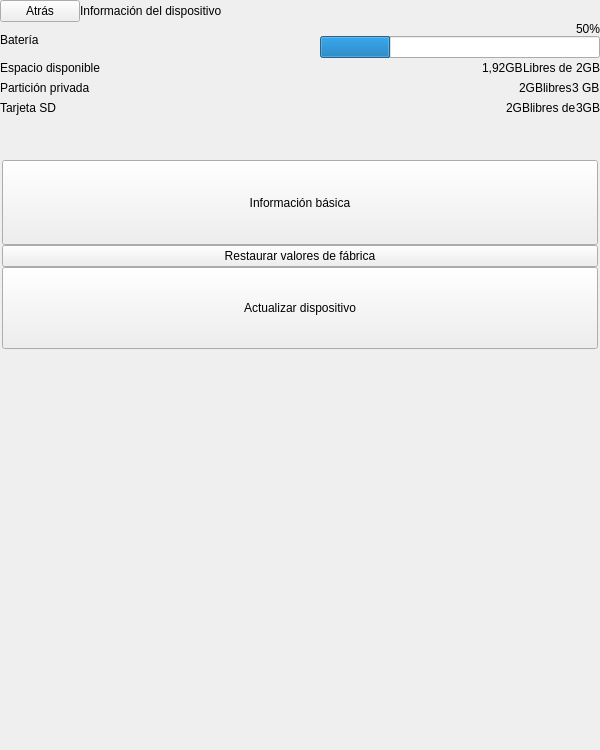
<?xml version="1.0" encoding="UTF-8"?>
<ui version="4.0">
 <class>SettingsDeviceInfo</class>
 <widget class="QWidget" name="SettingsDeviceInfo">
  <property name="geometry">
   <rect>
    <x>0</x>
    <y>0</y>
    <width>600</width>
    <height>750</height>
   </rect>
  </property>
  <property name="sizePolicy">
   <sizepolicy hsizetype="Expanding" vsizetype="Expanding">
    <horstretch>0</horstretch>
    <verstretch>0</verstretch>
   </sizepolicy>
  </property>
  <property name="minimumSize">
   <size>
    <width>600</width>
    <height>750</height>
   </size>
  </property>
  <property name="maximumSize">
   <size>
    <width>600</width>
    <height>750</height>
   </size>
  </property>
  <property name="windowTitle">
   <string>Form</string>
  </property>
  <property name="styleSheet">
   <string notr="true"/>
  </property>
  <layout class="QVBoxLayout" name="verticalLayout">
   <property name="spacing">
    <number>0</number>
   </property>
   <property name="margin">
    <number>0</number>
   </property>
   <item>
    <widget class="QWidget" name="settingsSectionHeader" native="true">
     <layout class="QHBoxLayout" name="horizontalLayout_8">
      <property name="spacing">
       <number>0</number>
      </property>
      <property name="margin">
       <number>0</number>
      </property>
      <item>
       <widget class="QPushButton" name="backBtn">
        <property name="focusPolicy">
         <enum>Qt::NoFocus</enum>
        </property>
        <property name="text">
         <string>Atrás</string>
        </property>
       </widget>
      </item>
      <item>
       <widget class="QLabel" name="sectionTitleLbl">
        <property name="minimumSize">
         <size>
          <width>0</width>
          <height>0</height>
         </size>
        </property>
        <property name="maximumSize">
         <size>
          <width>16777215</width>
          <height>10000</height>
         </size>
        </property>
        <property name="text">
         <string>Información del dispositivo</string>
        </property>
       </widget>
      </item>
      <item>
       <spacer name="horizontalSpacer">
        <property name="orientation">
         <enum>Qt::Horizontal</enum>
        </property>
        <property name="sizeHint" stdset="0">
         <size>
          <width>40</width>
          <height>20</height>
         </size>
        </property>
       </spacer>
      </item>
     </layout>
    </widget>
   </item>
   <item>
    <widget class="QFrame" name="settingsMarginTop">
     <property name="frameShape">
      <enum>QFrame::StyledPanel</enum>
     </property>
     <property name="frameShadow">
      <enum>QFrame::Raised</enum>
     </property>
    </widget>
   </item>
   <item>
    <widget class="QWidget" name="settingsCont" native="true">
     <layout class="QVBoxLayout" name="verticalLayout_3">
      <property name="spacing">
       <number>0</number>
      </property>
      <property name="margin">
       <number>0</number>
      </property>
      <item>
       <widget class="QWidget" name="batteryInfoCont" native="true">
        <property name="styleSheet">
         <string notr="true"/>
        </property>
        <layout class="QHBoxLayout" name="horizontalLayout_2">
         <property name="spacing">
          <number>0</number>
         </property>
         <property name="margin">
          <number>0</number>
         </property>
         <item>
          <widget class="QLabel" name="batteryTitleLbl">
           <property name="text">
            <string>Batería</string>
           </property>
          </widget>
         </item>
         <item>
          <spacer name="horizontalSpacer_2">
           <property name="orientation">
            <enum>Qt::Horizontal</enum>
           </property>
           <property name="sizeHint" stdset="0">
            <size>
             <width>40</width>
             <height>20</height>
            </size>
           </property>
          </spacer>
         </item>
         <item>
          <widget class="QWidget" name="batteryValueCont" native="true">
           <layout class="QVBoxLayout" name="verticalLayout_4">
            <property name="spacing">
             <number>0</number>
            </property>
            <property name="margin">
             <number>0</number>
            </property>
            <item>
             <widget class="QLabel" name="batteryPercentValueLbl">
              <property name="text">
               <string>50%</string>
              </property>
              <property name="alignment">
               <set>Qt::AlignRight|Qt::AlignTrailing|Qt::AlignVCenter</set>
              </property>
             </widget>
            </item>
            <item>
             <widget class="QProgressBar" name="batteryProgressBar">
              <property name="value">
               <number>25</number>
              </property>
              <property name="format">
               <string/>
              </property>
             </widget>
            </item>
           </layout>
          </widget>
         </item>
        </layout>
       </widget>
      </item>
      <item>
       <widget class="QWidget" name="freeSpaceCont" native="true">
        <layout class="QHBoxLayout" name="horizontalLayout">
         <property name="spacing">
          <number>0</number>
         </property>
         <property name="margin">
          <number>0</number>
         </property>
         <item>
          <widget class="QLabel" name="freeSpaceTitleLbl">
           <property name="text">
            <string>Espacio disponible</string>
           </property>
          </widget>
         </item>
         <item>
          <spacer name="horizontalSpacer_3">
           <property name="orientation">
            <enum>Qt::Horizontal</enum>
           </property>
           <property name="sizeHint" stdset="0">
            <size>
             <width>40</width>
             <height>20</height>
            </size>
           </property>
          </spacer>
         </item>
         <item>
          <widget class="QLabel" name="freeSpaceValue">
           <property name="text">
            <string>1,92GB</string>
           </property>
          </widget>
         </item>
         <item>
          <widget class="QLabel" name="freeSpaceLbl">
           <property name="text">
            <string>Libres de </string>
           </property>
          </widget>
         </item>
         <item>
          <widget class="QLabel" name="totalSpaceLbl">
           <property name="text">
            <string>2GB</string>
           </property>
          </widget>
         </item>
        </layout>
       </widget>
      </item>
      <item>
       <widget class="QWidget" name="privateFreeSpaceCont" native="true">
        <layout class="QHBoxLayout" name="horizontalLayout_4">
         <property name="spacing">
          <number>0</number>
         </property>
         <property name="margin">
          <number>0</number>
         </property>
         <item>
          <widget class="QLabel" name="privateFreeSpaceTitleLbl">
           <property name="text">
            <string>Partición privada</string>
           </property>
          </widget>
         </item>
         <item>
          <spacer name="horizontalSpacer_5">
           <property name="orientation">
            <enum>Qt::Horizontal</enum>
           </property>
           <property name="sizeHint" stdset="0">
            <size>
             <width>40</width>
             <height>20</height>
            </size>
           </property>
          </spacer>
         </item>
         <item>
          <widget class="QLabel" name="privateFreeSpaceValueLbl">
           <property name="text">
            <string>2GB</string>
           </property>
          </widget>
         </item>
         <item>
          <widget class="QLabel" name="privateFreeSpaceLbl">
           <property name="text">
            <string>libres</string>
           </property>
          </widget>
         </item>
         <item>
          <widget class="QLabel" name="privateFreeTotalSpaceLbl">
           <property name="text">
            <string>3 GB</string>
           </property>
          </widget>
         </item>
        </layout>
       </widget>
      </item>
      <item>
       <widget class="QWidget" name="sdCardCont" native="true">
        <layout class="QHBoxLayout" name="horizontalLayout_3">
         <property name="spacing">
          <number>0</number>
         </property>
         <property name="margin">
          <number>0</number>
         </property>
         <item>
          <widget class="QLabel" name="sdFreeSpaceTitleLbl">
           <property name="text">
            <string>Tarjeta SD</string>
           </property>
          </widget>
         </item>
         <item>
          <spacer name="horizontalSpacer_4">
           <property name="orientation">
            <enum>Qt::Horizontal</enum>
           </property>
           <property name="sizeHint" stdset="0">
            <size>
             <width>40</width>
             <height>20</height>
            </size>
           </property>
          </spacer>
         </item>
         <item>
          <widget class="QLabel" name="sdFreeSpaceValueLbl">
           <property name="text">
            <string>2GB</string>
           </property>
          </widget>
         </item>
         <item>
          <widget class="QLabel" name="sdFreeSpaceLbl">
           <property name="text">
            <string>libres de</string>
           </property>
          </widget>
         </item>
         <item>
          <widget class="QLabel" name="sdTotalSpaceLbl">
           <property name="text">
            <string>3GB</string>
           </property>
          </widget>
         </item>
        </layout>
       </widget>
      </item>
     </layout>
    </widget>
   </item>
   <item>
    <spacer name="verticalSpacer">
     <property name="orientation">
      <enum>Qt::Vertical</enum>
     </property>
     <property name="sizeType">
      <enum>QSizePolicy::Fixed</enum>
     </property>
     <property name="sizeHint" stdset="0">
      <size>
       <width>20</width>
       <height>40</height>
      </size>
     </property>
    </spacer>
   </item>
   <item>
    <widget class="QWidget" name="settingsMenuListCont" native="true">
     <property name="sizePolicy">
      <sizepolicy hsizetype="Minimum" vsizetype="Fixed">
       <horstretch>0</horstretch>
       <verstretch>0</verstretch>
      </sizepolicy>
     </property>
     <property name="styleSheet">
      <string notr="true"/>
     </property>
     <layout class="QVBoxLayout" name="verticalLayout_2">
      <property name="spacing">
       <number>0</number>
      </property>
      <property name="margin">
       <number>2</number>
      </property>
      <item>
       <widget class="SilentQPushButton" name="basicInfoBtn">
        <property name="sizePolicy">
         <sizepolicy hsizetype="Expanding" vsizetype="Expanding">
          <horstretch>0</horstretch>
          <verstretch>0</verstretch>
         </sizepolicy>
        </property>
        <property name="minimumSize">
         <size>
          <width>0</width>
          <height>85</height>
         </size>
        </property>
        <property name="maximumSize">
         <size>
          <width>16777215</width>
          <height>85</height>
         </size>
        </property>
        <property name="focusPolicy">
         <enum>Qt::NoFocus</enum>
        </property>
        <property name="text">
         <string>Información básica</string>
        </property>
       </widget>
      </item>
      <item>
       <widget class="QPushButton" name="restoreDefaulValuesBtn">
        <property name="text">
         <string>Restaurar valores de fábrica</string>
        </property>
       </widget>
      </item>
      <item>
       <widget class="SilentQPushButton" name="updateDeviceBtn">
        <property name="sizePolicy">
         <sizepolicy hsizetype="Expanding" vsizetype="Expanding">
          <horstretch>0</horstretch>
          <verstretch>0</verstretch>
         </sizepolicy>
        </property>
        <property name="minimumSize">
         <size>
          <width>0</width>
          <height>82</height>
         </size>
        </property>
        <property name="maximumSize">
         <size>
          <width>16777215</width>
          <height>82</height>
         </size>
        </property>
        <property name="focusPolicy">
         <enum>Qt::NoFocus</enum>
        </property>
        <property name="text">
         <string>Actualizar dispositivo</string>
        </property>
       </widget>
      </item>
     </layout>
    </widget>
   </item>
   <item>
    <spacer name="verticalSpacer_2">
     <property name="orientation">
      <enum>Qt::Vertical</enum>
     </property>
     <property name="sizeHint" stdset="0">
      <size>
       <width>20</width>
       <height>40</height>
      </size>
     </property>
    </spacer>
   </item>
  </layout>
 </widget>
 <customwidgets>
  <customwidget>
   <class>SilentQPushButton</class>
   <extends>QPushButton</extends>
   <header>SilentQPushButton.h</header>
  </customwidget>
 </customwidgets>
 <resources/>
 <connections/>
</ui>
